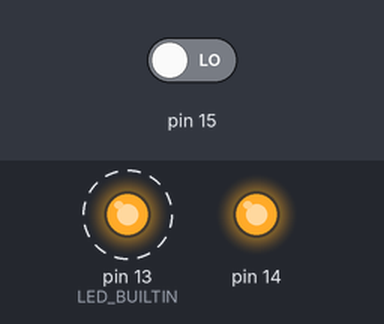
The sketch below on a simulated Arduino Uno, built for the host (arithmetic inside an expression is 32-bit, double 64-bit). Parts: output pins drawn as LEDs (lit = HIGH). Dashed ring = blinking. The inputs (shaded band) are chosen by the test bench; at power-on: pin 15 LOW. What the sketch prints to the serial monitor is not drawn.

Above: at 0.5 s.
Timing chart, 0 to 4.6 s (numbered marks = the images above):
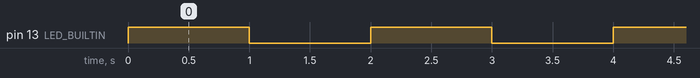

Measured:
- by itself, pin 13 (LED_BUILTIN): alternates HIGH for 1.0 s and LOW for 1.0 s

The sketch:

InputPinTest.ino
```cpp
void setup() {
  Serial.begin(9600);

  //マイコンが動いていることを確認するため
  pinMode(LED_BUILTIN, OUTPUT);

  pinMode(PIN_PC0,OUTPUT);
  pinMode(PIN_PC1,INPUT);
  digitalWrite(PIN_PC0,HIGH);
}

void loop() {
  //マイコンが動いていることを確認するため
  digitalWrite(LED_BUILTIN, HIGH);

  Serial.println(digitalRead(PIN_PC1));

  delay(1000);
  digitalWrite(LED_BUILTIN, LOW);

  Serial.println(digitalRead(PIN_PC1));

  delay(1000);


  // 結果
  // | C0-C1 抵抗[Ω] | C0電圧(電圧計)[V]| C1電圧(電圧計)[V]| digitalRead(PIN_PC1) |
  // | ---            | ---              | ----             |  ---                 |
  // | 無し           | 5                | 0                | 0 or 1 **1           |
  // | 10M            | 5                | 0                | 1 or 0 **2           |
  // |  1M            | 5                | かすかに動く     | 1 or 0 **2           |
  // | 100k           | 5                | 1.5              | 1 or 0 **2           |
  // |  10k           | 5                | 4                | 1                    |
  // | 2.7k           | 5                | 4.6              | 1                    |
  // | 1.5k           | 5                | 4.8              | 1                    |
  // |   1k           | 5                | 4.8              | 1                    |
  // | 300            | 5                |  5               | 1                    |
  //
  // **1) 電圧計を C0 に当てたりリセットしたりすると変わる
  // **2) 電圧計を C0 当てないと 1, 当てると 0
}
```
